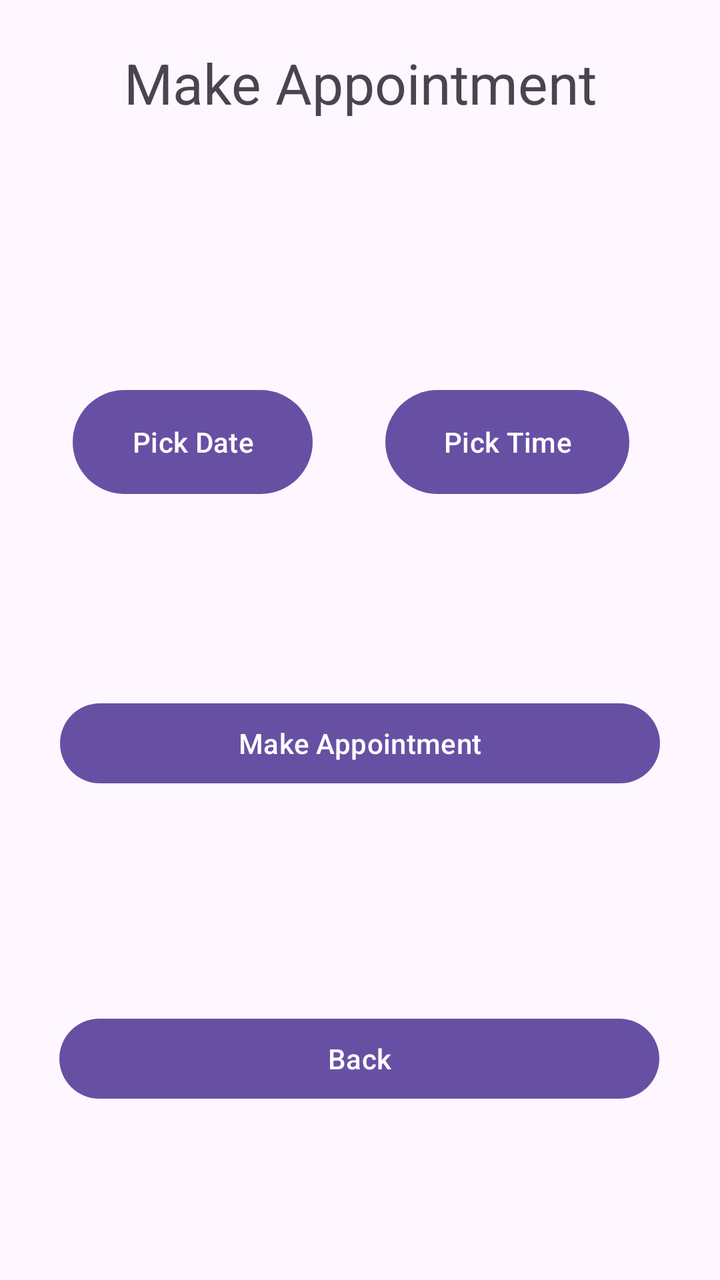
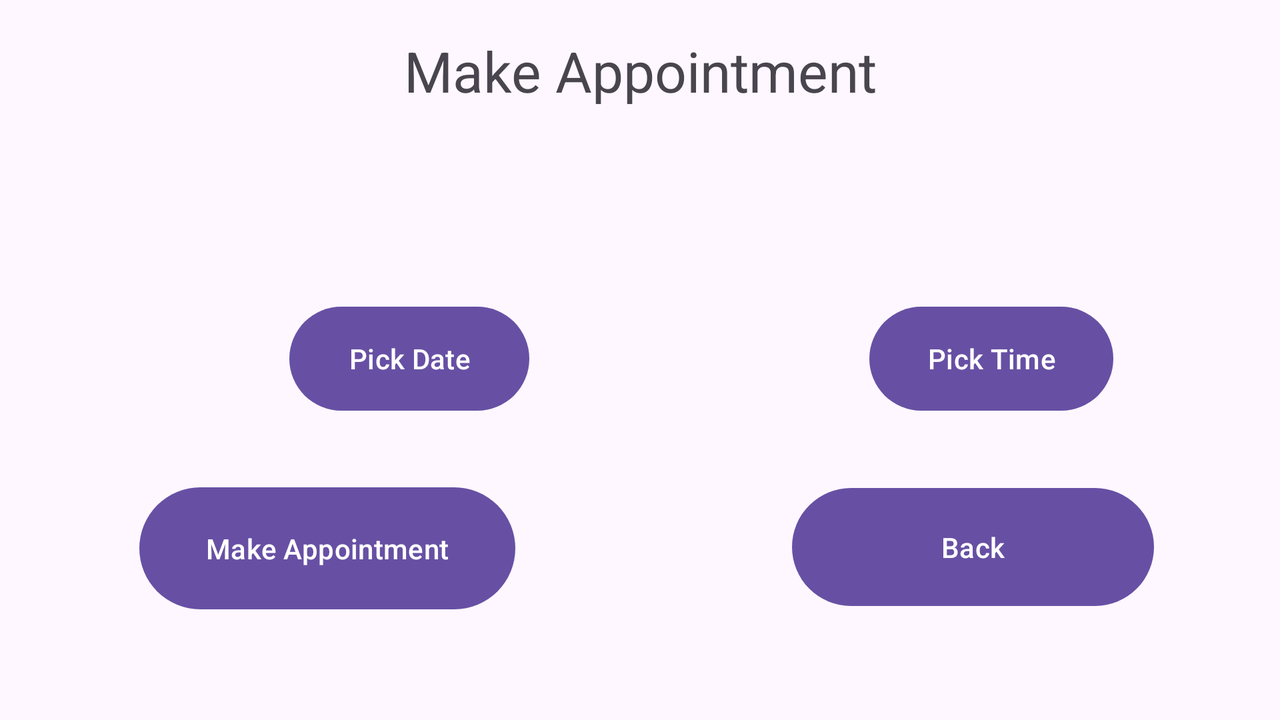

Two renders of one Android screen. The first uses the default layout on a phone; the second uses the alternative layout the repository ships for a different screen configuration, on a matching device. The two XML files are below.
<!-- AndroidManifest.xml: application theme Theme.DocAppli -->
<!-- res/layout/activity_make_appointment.xml -->
<?xml version="1.0" encoding="utf-8"?>
<androidx.constraintlayout.widget.ConstraintLayout xmlns:android="http://schemas.android.com/apk/res/android"
    xmlns:app="http://schemas.android.com/apk/res-auto"
    xmlns:tools="http://schemas.android.com/tools"
    android:id="@+id/main"
    android:layout_width="match_parent"
    android:layout_height="match_parent"
    tools:context=".MakeAppointmentActivity">

    <TextView
        android:id="@+id/MakeAppointmentTextView"
        android:layout_width="wrap_content"
        android:layout_height="wrap_content"
        android:layout_margin="10dp"
        android:text="Make Appointment"
        android:textAlignment="center"
        android:textSize="28sp"
        app:layout_constraintBottom_toBottomOf="parent"
        app:layout_constraintEnd_toEndOf="parent"
        app:layout_constraintStart_toStartOf="parent"
        app:layout_constraintTop_toTopOf="parent"
        app:layout_constraintVertical_bias="0.022" />

    <TextView
        android:id="@+id/chooseDateTextView"
        android:layout_width="wrap_content"
        android:layout_height="wrap_content"
        android:layout_marginBottom="584dp"
        android:ems="12"
        android:text="Choose date and Time"
        android:textSize="18sp"
        app:layout_constraintBottom_toBottomOf="parent"
        app:layout_constraintEnd_toEndOf="parent"
        app:layout_constraintHorizontal_bias="0.537"
        app:layout_constraintStart_toStartOf="parent"
        app:layout_constraintTop_toBottomOf="@+id/MakeAppointmentTextView"
        app:layout_constraintVertical_bias="1.0" />

    <LinearLayout
        android:id="@+id/datePickerLayout"
        android:layout_width="match_parent"
        android:layout_height="wrap_content"
        android:orientation="horizontal"
        app:layout_constraintBottom_toBottomOf="parent"
        app:layout_constraintTop_toBottomOf="@+id/chooseDateTextView"
        app:layout_constraintVertical_bias="0.049"
        tools:layout_editor_absoluteX="0dp">

    </LinearLayout>

    <LinearLayout
        android:id="@+id/pickedDateLayout"
        android:layout_width="match_parent"
        android:layout_height="wrap_content"
        android:orientation="horizontal"
        app:layout_constraintBottom_toBottomOf="parent"
        app:layout_constraintEnd_toEndOf="parent"
        app:layout_constraintStart_toStartOf="parent"
        app:layout_constraintTop_toBottomOf="@+id/chooseDateTextView"
        app:layout_constraintVertical_bias="0.093">

        <TextView
            android:id="@+id/dateChosenTextView"
            android:layout_width="150dp"
            android:layout_height="20dp"
            android:layout_marginStart="50dp"
            android:ems="10"
            android:textAlignment="viewEnd"
            android:textSize="18sp" />

        <TextView
            android:id="@+id/timeChosenTextView"
            android:layout_width="150dp"
            android:layout_height="20dp"
            android:layout_marginStart="15dp"
            android:ems="10"
            android:textAlignment="viewStart"
            android:textSize="18sp" />

    </LinearLayout>

    <Button
        android:id="@+id/appointmentBookButton"
        android:layout_width="300dp"
        android:layout_height="wrap_content"
        android:layout_marginLeft="40dp"
        android:layout_marginRight="40dp"
        android:layout_marginBottom="236dp"
        android:onClick="makeAppointment"
        android:text="Make Appointment"
        app:layout_constraintBottom_toBottomOf="parent"
        app:layout_constraintEnd_toEndOf="parent"
        app:layout_constraintHorizontal_bias="0.504"
        app:layout_constraintStart_toStartOf="parent"
        app:layout_constraintTop_toBottomOf="@+id/pickedDateLayout"
        app:layout_constraintVertical_bias="0.964" />

    <Button
        android:id="@+id/cancelButton"
        android:layout_width="300dp"
        android:layout_height="wrap_content"
        android:layout_marginTop="10dp"
        android:layout_marginBottom="60dp"
        android:onClick="cancel"
        android:text="Back"
        app:layout_constraintBottom_toBottomOf="parent"
        app:layout_constraintEnd_toEndOf="parent"
        app:layout_constraintHorizontal_bias="0.495"
        app:layout_constraintStart_toStartOf="parent"
        app:layout_constraintTop_toBottomOf="@+id/appointmentBookButton"
        app:layout_constraintVertical_bias="0.788" />

    <Button
        android:id="@+id/datePickerButton"
        android:layout_width="120dp"
        android:layout_height="60dp"
        android:onClick="pickDate"
        android:text="Pick Date"
        app:layout_constraintBottom_toBottomOf="parent"
        app:layout_constraintEnd_toEndOf="parent"
        app:layout_constraintHorizontal_bias="0.151"
        app:layout_constraintStart_toStartOf="parent"
        app:layout_constraintTop_toBottomOf="@+id/pickedDateLayout"
        app:layout_constraintVertical_bias="0.139" />

    <Button
        android:id="@+id/timePickerButton"
        android:layout_width="122dp"
        android:layout_height="60dp"
        android:onClick="pickTime"
        android:text="Pick Time"
        app:layout_constraintBottom_toBottomOf="parent"
        app:layout_constraintEnd_toEndOf="parent"
        app:layout_constraintHorizontal_bias="0.809"
        app:layout_constraintStart_toStartOf="parent"
        app:layout_constraintTop_toBottomOf="@+id/pickedDateLayout"
        app:layout_constraintVertical_bias="0.139" />


</androidx.constraintlayout.widget.ConstraintLayout>
<!-- resources referenced by this layout -->
<resources>
  <style name="Theme.DocAppli" parent="Base.Theme.DocAppli" />
  <style name="Base.Theme.DocAppli" parent="Theme.Material3.DayNight.NoActionBar">
          
          
      </style>
</resources>
<!-- res/layout-land/activity_make_appointment.xml (the repository's variant of the layout above) -->
<!-- drawn on the phone turned sideways -->
<?xml version="1.0" encoding="utf-8"?>
<androidx.constraintlayout.widget.ConstraintLayout xmlns:android="http://schemas.android.com/apk/res/android"
    xmlns:app="http://schemas.android.com/apk/res-auto"
    xmlns:tools="http://schemas.android.com/tools"
    android:id="@+id/main"
    android:layout_width="match_parent"
    android:layout_height="match_parent"
    tools:context=".MakeAppointmentActivity">

    <TextView
        android:id="@+id/MakeAppointmentTextView"
        android:layout_width="wrap_content"
        android:layout_height="wrap_content"
        android:layout_margin="10dp"
        android:text="Make Appointment"
        android:textAlignment="center"
        android:textSize="28sp"
        app:layout_constraintBottom_toBottomOf="parent"
        app:layout_constraintEnd_toEndOf="parent"
        app:layout_constraintStart_toStartOf="parent"
        app:layout_constraintTop_toTopOf="parent"
        app:layout_constraintVertical_bias="0.022" />

    <TextView
        android:id="@+id/chooseDateTextView"
        android:layout_width="wrap_content"
        android:layout_height="wrap_content"
        android:layout_marginBottom="584dp"
        android:ems="12"
        android:text="Choose date and Time"
        android:textSize="18sp"
        app:layout_constraintBottom_toBottomOf="parent"
        app:layout_constraintEnd_toEndOf="parent"
        app:layout_constraintHorizontal_bias="0.537"
        app:layout_constraintStart_toStartOf="parent"
        app:layout_constraintTop_toBottomOf="@+id/MakeAppointmentTextView"
        app:layout_constraintVertical_bias="1.0" />

    <LinearLayout
        android:id="@+id/datePickerLayout"
        android:layout_width="match_parent"
        android:layout_height="wrap_content"
        android:orientation="horizontal"
        app:layout_constraintBottom_toBottomOf="parent"
        app:layout_constraintTop_toBottomOf="@+id/chooseDateTextView"
        app:layout_constraintVertical_bias="0.049"
        tools:layout_editor_absoluteX="0dp">

    </LinearLayout>

    <LinearLayout
        android:id="@+id/pickedDateLayout"
        android:layout_width="447dp"
        android:layout_height="28dp"
        android:orientation="horizontal"
        app:layout_constraintBottom_toBottomOf="parent"
        app:layout_constraintEnd_toEndOf="parent"
        app:layout_constraintHorizontal_bias="0.468"
        app:layout_constraintStart_toStartOf="parent"
        app:layout_constraintTop_toBottomOf="@+id/chooseDateTextView"
        app:layout_constraintVertical_bias="0.498">

        <TextView
            android:id="@+id/dateChosenTextView"
            android:layout_width="150dp"
            android:layout_height="20dp"
            android:layout_marginStart="50dp"
            android:ems="10"
            android:textAlignment="viewEnd"
            android:textSize="18sp" />

        <TextView
            android:id="@+id/timeChosenTextView"
            android:layout_width="150dp"
            android:layout_height="20dp"
            android:layout_marginStart="15dp"
            android:ems="10"
            android:textAlignment="viewStart"
            android:textSize="18sp" />

    </LinearLayout>

    <Button
        android:id="@+id/appointmentBookButton"
        android:layout_width="188dp"
        android:layout_height="69dp"
        android:onClick="makeAppointment"
        android:text="Make Appointment"
        app:layout_constraintBottom_toBottomOf="parent"
        app:layout_constraintEnd_toEndOf="parent"
        app:layout_constraintHorizontal_bias="0.154"
        app:layout_constraintStart_toStartOf="parent"
        app:layout_constraintTop_toTopOf="parent"
        app:layout_constraintVertical_bias="0.824" />

    <Button
        android:id="@+id/cancelButton"
        android:layout_width="181dp"
        android:layout_height="67dp"
        android:onClick="cancel"
        android:text="Back"
        app:layout_constraintBottom_toBottomOf="parent"
        app:layout_constraintEnd_toEndOf="parent"
        app:layout_constraintHorizontal_bias="0.863"
        app:layout_constraintStart_toStartOf="parent"
        app:layout_constraintTop_toTopOf="parent"
        app:layout_constraintVertical_bias="0.819" />

    <Button
        android:id="@+id/datePickerButton"
        android:layout_width="120dp"
        android:layout_height="60dp"
        android:onClick="pickDate"
        android:text="Pick Date"
        app:layout_constraintBottom_toBottomOf="parent"
        app:layout_constraintEnd_toEndOf="parent"
        app:layout_constraintHorizontal_bias="0.278"
        app:layout_constraintStart_toStartOf="parent"
        app:layout_constraintTop_toTopOf="parent"
        app:layout_constraintVertical_bias="0.498" />

    <Button
        android:id="@+id/timePickerButton"
        android:layout_width="122dp"
        android:layout_height="60dp"
        android:onClick="pickTime"
        android:text="Pick Time"
        app:layout_constraintBottom_toBottomOf="parent"
        app:layout_constraintEnd_toEndOf="parent"
        app:layout_constraintHorizontal_bias="0.839"
        app:layout_constraintStart_toStartOf="parent"
        app:layout_constraintTop_toTopOf="parent"
        app:layout_constraintVertical_bias="0.498" />


</androidx.constraintlayout.widget.ConstraintLayout>
